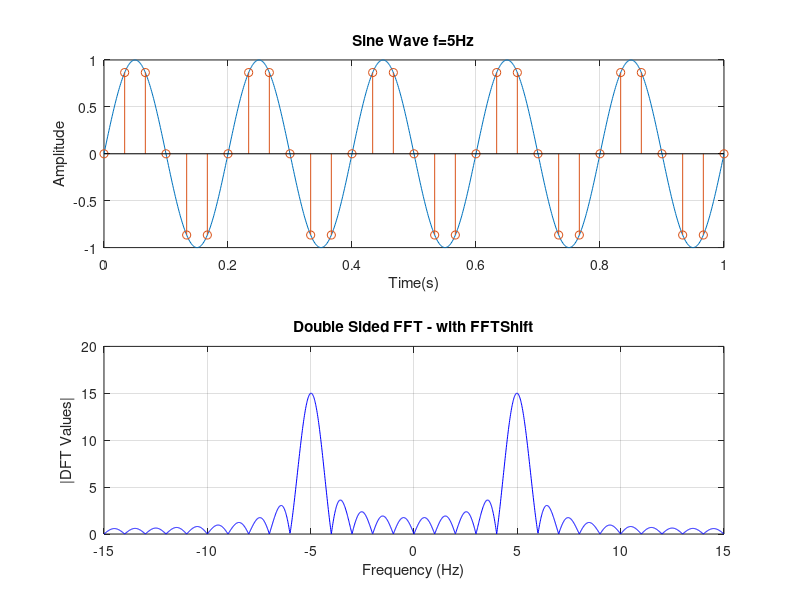

Here is the MATLAB script that generated this plot:
%%%%%%%%%%%%%%%%%%%%upper-under samplinh%%%%%%%%%%%%
f=input('What is passband signal frequency:'); %frequency of sine wave
fs=1000; %sampling frequency
t=0:1/fs:1; %time base
x=sin(2*pi*f*t);
subplot(211);
plot(t,x);
title(['Sine Wave f=', num2str(f), 'Hz']);
xlabel('Time(s)');
ylabel('Amplitude');
grid on;
hold on;

fs=30; %sampling frequency
t=0:1/fs:1; %time base
x=sin(2*pi*f*t);
stem(t,x,'-o');
hold off;

NFFT=1024*2;
subplot(212);
X=fftshift(fft(x,NFFT)); 
%%%%%% for double sided FFT
fVals=fs*(-NFFT/2:NFFT/2-1)/NFFT;
plot(fVals,abs(X),'b'); 
title('Double Sided FFT - with FFTShift');       
%%%% for single sided FFT
% fVals=fs*(0:NFFT/2-1)/NFFT;
% X=X(length(fVals)+1:length(X));
% plot(fVals,abs(X),'b');    
% title('Single Sided FFT - with FFTShift');     
xlabel('Frequency (Hz)')         
ylabel('|DFT Values|');
grid on;
% [val, idx] = max(abs(X));
% Ali_frequency= fVals(idx);
% FL=input('What is FL of passband signal:');
% FH=input('What is FH of passband signal:');
% Nyquist_Zone=input('What is Nyquist zone of passband signal:');
% temp=mod(Nyquist_Zone,2);
% if temp==0,
%     Act_frequency=FH-Ali_frequency;
% else
%     Act_frequency=FL+Ali_frequency;
% end
% Frequency=[Ali_frequency Act_frequency]
%%%%%%%%%%%%%%%%%%%%upper-under samplinh%%%%%%%%%%%%